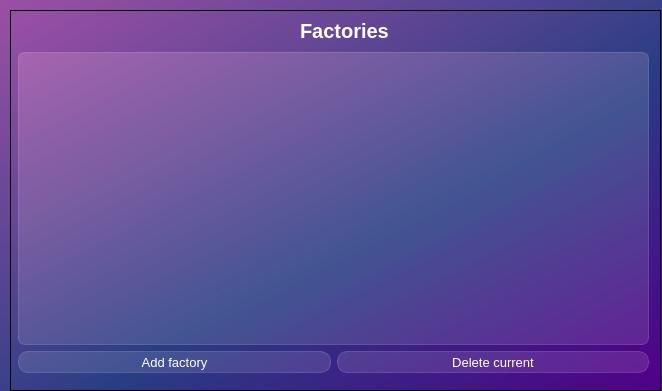
<?xml version="1.0" encoding="UTF-8"?>
<ui version="4.0">
 <class>Dialog</class>
 <widget class="QDialog" name="Dialog">
  <property name="geometry">
   <rect>
    <x>0</x>
    <y>0</y>
    <width>662</width>
    <height>391</height>
   </rect>
  </property>
  <property name="windowTitle">
   <string>Dialog</string>
  </property>
  <property name="styleSheet">
   <string notr="true">background-color: qlineargradient(spread:pad, x1:1, y1:1, x2:0, y2:0, stop:0 rgba(81, 0, 135, 255), stop:0.427447 rgba(41, 61, 132, 235), stop:1 rgba(155, 79, 165, 255));</string>
  </property>
  <widget class="QFrame" name="frame">
   <property name="geometry">
    <rect>
     <x>10</x>
     <y>10</y>
     <width>651</width>
     <height>381</height>
    </rect>
   </property>
   <property name="styleSheet">
    <string notr="true">background-color: qlineargradient(spread:pad, x1:1, y1:1, x2:0, y2:0, stop:0 rgba(81, 0, 135, 255), stop:0.427447 rgba(41, 61, 132, 235), stop:1 rgba(155, 79, 165, 255));</string>
   </property>
   <property name="frameShape">
    <enum>QFrame::StyledPanel</enum>
   </property>
   <property name="frameShadow">
    <enum>QFrame::Raised</enum>
   </property>
   <widget class="QLabel" name="label">
    <property name="geometry">
     <rect>
      <x>290</x>
      <y>10</y>
      <width>131</width>
      <height>21</height>
     </rect>
    </property>
    <property name="styleSheet">
     <string notr="true">color: white;
font-weight: bold;
font-size: 15pt;
background-color: none;
border: none;</string>
    </property>
    <property name="text">
     <string>Factories</string>
    </property>
   </widget>
   <widget class="QWidget" name="layoutWidget">
    <property name="geometry">
     <rect>
      <x>8</x>
      <y>42</y>
      <width>631</width>
      <height>321</height>
     </rect>
    </property>
    <layout class="QVBoxLayout" name="verticalLayout">
     <item>
      <widget class="QTableView" name="tableView">
       <property name="styleSheet">
        <string notr="true">QTableView {
background-color: rgba(255, 255, 255, 30);
border: 1px solid rgba(255, 255, 255, 40);
border-radius: 7px;
}

QTableView::section {
background-color: rgba(53, 53, 53);
color: white;
border: none;
height: 50px;
font-size: 14pt;
}

QTableView::item {
border-style: none;
border: 1px solid rgba(255, 255, 255, 40);
}

QTableView::item:selected {
border: none;
color: rgba(255, 255, 255);
background-color: rgba(255, 255, 255, 50);
}</string>
       </property>
      </widget>
     </item>
     <item>
      <layout class="QHBoxLayout" name="horizontalLayout">
       <item>
        <widget class="QPushButton" name="btn_add">
         <property name="styleSheet">
          <string notr="true">QPushButton {
color: white;
background-color: rgba(255, 255, 255, 30);
border: 1px solid rgba(255, 255, 255, 40);
border-radius: 10px;
width: 50px;
height: 20px;
font: 10pt;
}

QPushButton:hover {
color: black;
background-color: rgba(0, 0, 0, 30);
border: 1px solid rgba(0, 0, 0, 40);
}

QPushButton:pressed {
color: black;
background-color: rgba(0, 0, 0, 80);
border: 1px solid rgba(0, 0, 0, 90);
}</string>
         </property>
         <property name="text">
          <string>Add factory</string>
         </property>
        </widget>
       </item>
       <item>
        <widget class="QPushButton" name="btn_delete">
         <property name="styleSheet">
          <string notr="true">QPushButton {
color: white;
background-color: rgba(255, 255, 255, 30);
border: 1px solid rgba(255, 255, 255, 40);
border-radius: 10px;
width: 50px;
height: 20px;
font: 10pt;
}

QPushButton:hover {
color: black;
background-color: rgba(255, 0, 0, 50);
border: 1px solid rgba(255, 0, 0, 60);
}

QPushButton:pressed {
color: black;
background-color: rgba(255, 0, 0, 90);
border: 1px solid rgba(255, 0, 0, 100);
}</string>
         </property>
         <property name="text">
          <string>Delete current</string>
         </property>
        </widget>
       </item>
      </layout>
     </item>
    </layout>
   </widget>
  </widget>
 </widget>
 <resources/>
 <connections/>
</ui>
